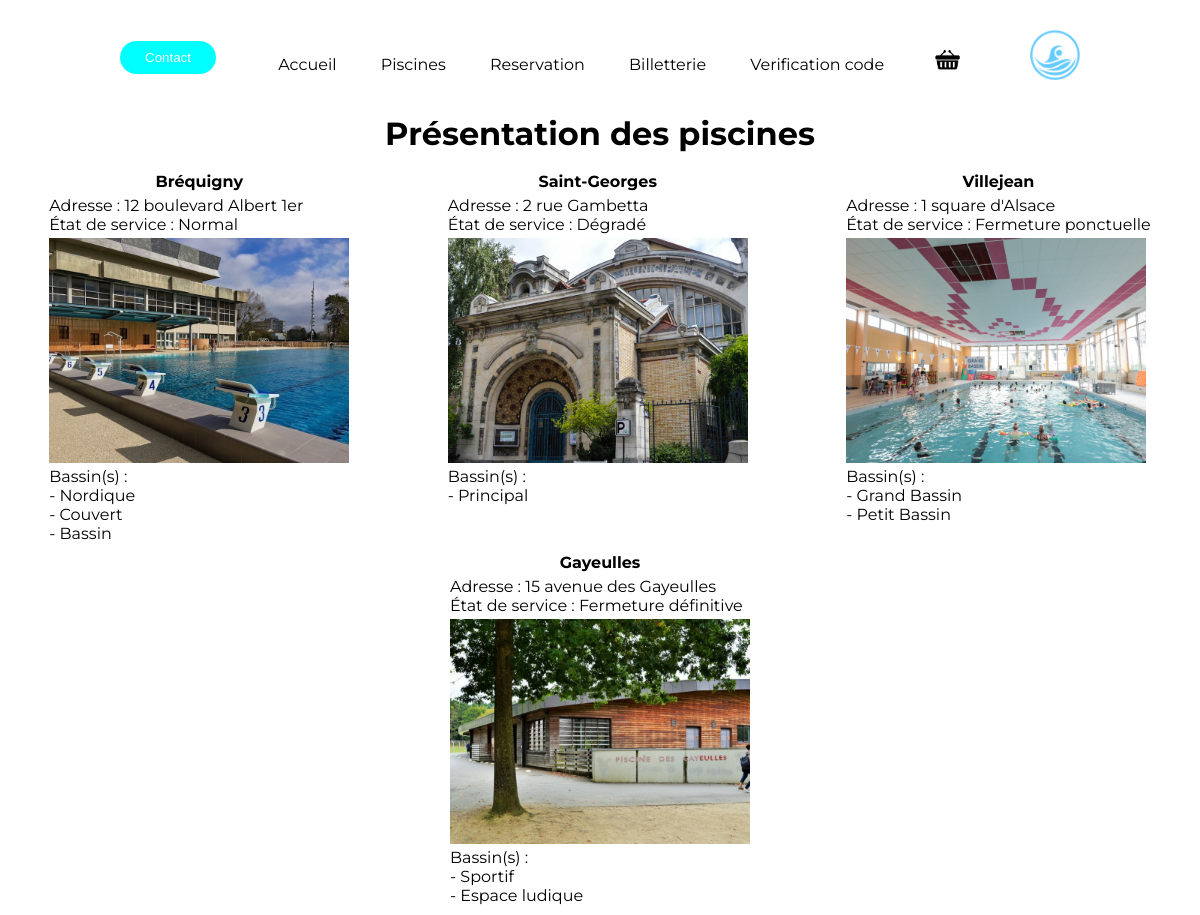
/Piscine/piscines, run on an earlier commit of the app's database.
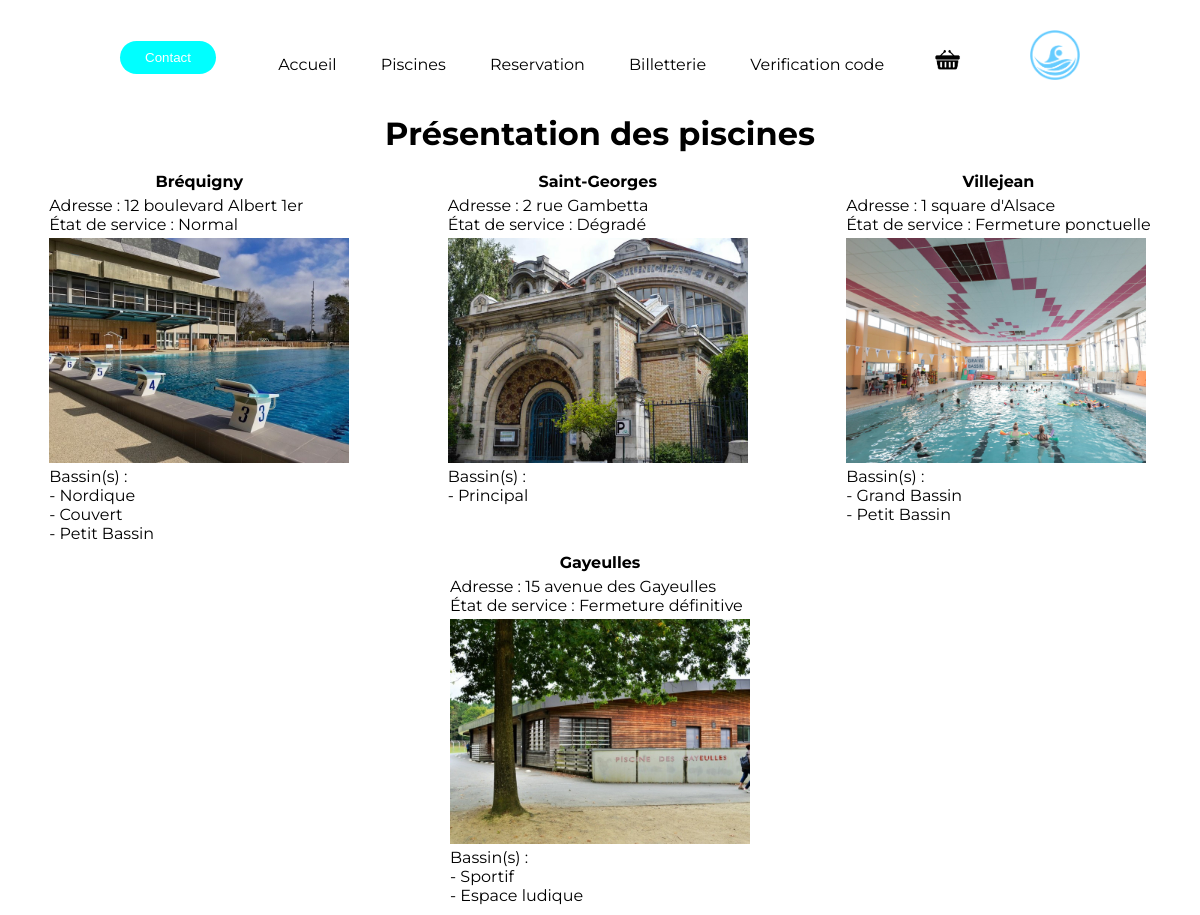
And on a later commit of the database.
### tables this page shows
CREATE TABLE IF NOT EXISTS `Piscine` (
  `id` int NOT NULL AUTO_INCREMENT,
  `nom` varchar(255) NOT NULL,
  `adresse` varchar(255) NOT NULL,
  `id_etat_piscine` int NOT NULL,
  `src_image` varchar(50) NOT NULL,
  PRIMARY KEY (`id`),
  KEY `ID_Etat_Piscine` (`id_etat_piscine`)
);

CREATE TABLE IF NOT EXISTS `Etat_piscine` (
  `id` int NOT NULL AUTO_INCREMENT,
  `label` varchar(20) NOT NULL,
  PRIMARY KEY (`id`)
);

CREATE TABLE IF NOT EXISTS `Bassin` (
  `id` int NOT NULL AUTO_INCREMENT,
  `id_piscine` int NOT NULL,
  `description` varchar(255) NOT NULL,
  PRIMARY KEY (`id`),
  KEY `ID_Piscine` (`id_piscine`)
);

### Piscine/db/ConnexionBD.php (called while the page is built, shortened)
<?php
class ConnexionBD
{
    public static function getInstance()
    {
        if (!isset($instance)) {
            try {
                $nomServeur = "localhost";
                $utilisateur = "root";
                $motDePasse = "";
                $nomBaseDonnees = "SaveData";
                $instance = new PDO(
                    'mysql:host=' . $nomServeur .
                        ';dbname=' . $nomBaseDonnees .
                        ';charset=utf8',
                    $utilisateur,
                    $motDePasse
                );
            } catch (Exception $e) {
                die('Erreur : ' . $e->getMessage());
            }
        }
        return $instance;
    }
}

### Piscine/db/DAO.php (called while the page is built, shortened)
<?php
require_once("ConnexionBD.php");
class DAO
{
    public static function Select($tableName, $conditions = array())
    {
        $query = "SELECT * FROM " . $tableName;
        if (!empty($conditions)) {
            $where = array();
            foreach ($conditions as $key => $value) {
                $where[] = "$key = :$key";
            }
            $query .= " WHERE " . implode(" AND ", $where);
        }
        $statement = ConnexionBD::getInstance()->prepare($query);
        $statement->execute($conditions);
        return $statement->fetchAll(PDO::FETCH_ASSOC);
    }
}

### Piscine/db/PiscineDAO.php (called while the page is built, shortened)
<?php
require_once("DAO.php");
require_once("model/Piscine.php");
require_once("BassinDAO.php");
class PiscineDAO
{
    public static function list()
    {
        $piscinesBD = DAO::Select('Piscine');
        $listPiscines = [];
        foreach ($piscinesBD as $key => $piscine) {
            if (isset($piscine)) {
                $listPiscines[] = new Piscine(
                    $piscine['id'],
                    $piscine['nom'],
                    $piscine['adresse'],
                    $piscine['id_etat_piscine'],
                    $piscine['src_image']
                );
            }
        }
        return $listPiscines;
    }
}

### Piscine/model/Piscine.php (called while the page is built)
<?php
class Piscine
{
    private $id;
    private $nom;
    private $adresse;
    private $idEtatPiscine;
    private $srcImage;
    public function getId()
    {
        return $this->id;
    }
    public function getNom()
    {
        return $this->nom;
    }
    public function getAdresse()
    {
        return $this->adresse;
    }
    public function getIdEtatPiscine()
    {
        return $this->idEtatPiscine;
    }
    public function getSrcImage()
    {
        return $this->srcImage;
    }
    public function __construct($id, $nom, $adresse, $idEtatPiscine, $srcImage)
    {
        $this->id = $id;
        $this->nom = $nom;
        $this->adresse = $adresse;
        $this->idEtatPiscine = $idEtatPiscine;
        $this->srcImage = $srcImage;
    }
}

### Piscine/db/EtatPiscineDAO.php (called while the page is built, shortened)
<?php
require_once("DAO.php");
require_once("model/EtatPiscine.php");
class EtatPiscineDAO
{
    public static function readFromId($id)
    {
        $etatPiscine = DAO::Select('Etat_piscine', array('id' => $id))[0];
        return new EtatPiscine(
            $id,
            $etatPiscine['label']
        );
    }
}

### Piscine/model/EtatPiscine.php (called while the page is built, shortened)
<?php
class EtatPiscine
{
    private $label;
    public function getLabel()
    {
        return $this->label;
    }
    public function __construct($id, $label)
    {
        $this->label = $label;
    }
}

### Piscine/db/BassinDAO.php (called while the page is built, shortened)
<?php
require_once("DAO.php");
require_once("model/Bassin.php");
class BassinDAO
{
    public static function listByPiscineId($idPiscine)
    {
        $bassinsBD = DAO::Select('Bassin', array('id_piscine' => $idPiscine));
        $listBassins =  [];
        foreach ($bassinsBD as $key => $bassin) {
            if (isset($bassin)) {
                $listBassins[] = new Bassin(
                    $bassin['id'],
                    $bassin['id_piscine'],
                    $bassin['description']
                );
            }
        }
        return $listBassins;
    }
}

### Piscine/model/Bassin.php (called while the page is built, shortened)
<?php
class Bassin
{
    private $description;
    public function getDescription()
    {
        return $this->description;
    }
    public function __construct($id, $idPiscine, $description)
    {
        $this->description = $description;
    }
}

### Piscine/controler/presentation-piscines.php (the view)
<?php
require_once $_SERVER['DOCUMENT_ROOT'] . '/Piscine/db/PiscineDAO.php';
require_once $_SERVER['DOCUMENT_ROOT'] . '/Piscine/db/BassinDAO.php';
require_once $_SERVER['DOCUMENT_ROOT'] . '/Piscine/db/EtatPiscineDAO.php';
$listePiscines = PiscineDAO::list();
foreach ($listePiscines as $key => $piscine) {
    $listeBassins = BassinDAO::listByPiscineId($piscine->getId());
    echo '<div class = "piscine">
    <p class=piscineNom>'.$piscine->getNom().'</p>
    <p>Adresse : '.$piscine->getAdresse().'</p>
    <p>État de service : '.EtatPiscineDAO::readFromId($piscine->getIdEtatPiscine())->getLabel().'</p>
    <img src='.$piscine->getSrcImage().' alt="Photo de la piscine '.$piscine->getNom().'" width=300>
    <p>Bassin(s) :</p>';
foreach ($listeBassins as $key => $bassin) {
echo '<div class = "bassin">
<p>- '.$bassin->getDescription().'</p>
</div>';
}
echo '</div>';
}

### Piscine/view/head.php (shortened to what this page needs)
<!DOCTYPE html>
<html lang="fr">
<head>
    <link rel="stylesheet" href="assets/css/selection-element.css">
    <link rel="stylesheet" href="assets/css/style.css">
</head>

### Piscine/index.php (shortened to what this page needs)
<?php
require_once 'view/head.php';
?>
<body>
<?php require_once 'view/header.php'; ?>
    <main>
    <?php
$parsed_url = parse_url($_SERVER['REQUEST_URI']);
$path = isset($parsed_url['path']) ? $parsed_url['path'] : '/';
$racine = $_SERVER["DOCUMENT_ROOT"].'/Piscine';
$file_dir = '/Piscine';
switch ($path) {
    case $file_dir . "/piscines":
        require_once($racine . '/view/piscines.php');
        break;
} ?>
    </main>
</body>
</html>

### Piscine/view/header.php (shortened to what this page needs)
<header>
    <a class="cta" href="contact"><button class="NavButton">Contact</button></a>
    <nav>
        <ul>
            <ul class="lienNav navbar">
                <li><a href="/Piscine">Accueil</a></li>
                <li><a href="piscines">Piscines</a></li>
                <li><a href="choix-piscine">Reservation</a></li>
                <li><a href="billetterie">Billetterie</a></li>
                <li><a href="verification-code">Verification code</a></li>
                <li><a href="boutique">
                    <img class="PanierImg" src="assets/img/panier.png" alt="Panier">
                </a></li>
            </ul>
        </ul>
    </nav>
    <a href="/Piscine/"><img class="logo" src="assets/img/logo.png" alt="logo"></a>
</header>

### Piscine/view/piscines.php
<h1>Présentation des piscines</h1>
<br>
<div class = "presPiscines">
<?php
    require_once $_SERVER['DOCUMENT_ROOT'] . '/Piscine/controler/presentation-piscines.php';
?>
</div>

### Piscine/assets/css/selection-element.css (style rules this page uses)
body { font-family: 'Montserrat', sans-serif; }
button { border-width: 0; }
h1 { font-family: 'Montserrat', sans-serif; font-weight: bold; text-align: center; }
button { color:black; }

### Piscine/assets/css/style.css (style rules this page uses)
* { box-sizing: border-box; margin: 0; padding: 0; }
.navbar a { font-family: 'Montserrat', sans-serif; font-weight: 400; font-size: 16px; color: black; text-decoration: none; }
header { display: flex; justify-content: space-between; align-items: center; padding: 30px 10% ; }
.logo { cursor: pointer; text-decoration: none; width: 50px; height: 50px; }
.lienNav a { text-decoration: none; }
.lienNav li { display: inline-block; padding: 0px 20px; }
.lienNav li { transition: all 0.3s ease 0s; }
.PanierImg { height: 30px; }
.NavButton { padding: 9px 25px; background-color: aqua; border: none; border-radius: 50px; cursor:pointer; transition: all 0.3s ease 0s; color: white; }
.presPiscines { display: flex; flex-wrap: wrap; justify-content: space-around; }
.piscine { margin-bottom: 10px; }
.piscine>img { margin-top: 4px; }
.piscineNom { text-align: center; font-weight: bold; margin-bottom: 5px; }

What changed in the data, as far as the page shows it:
changed bassin (number 3 of 8 on the later page): description "Bassin" → "Petit Bassin"
